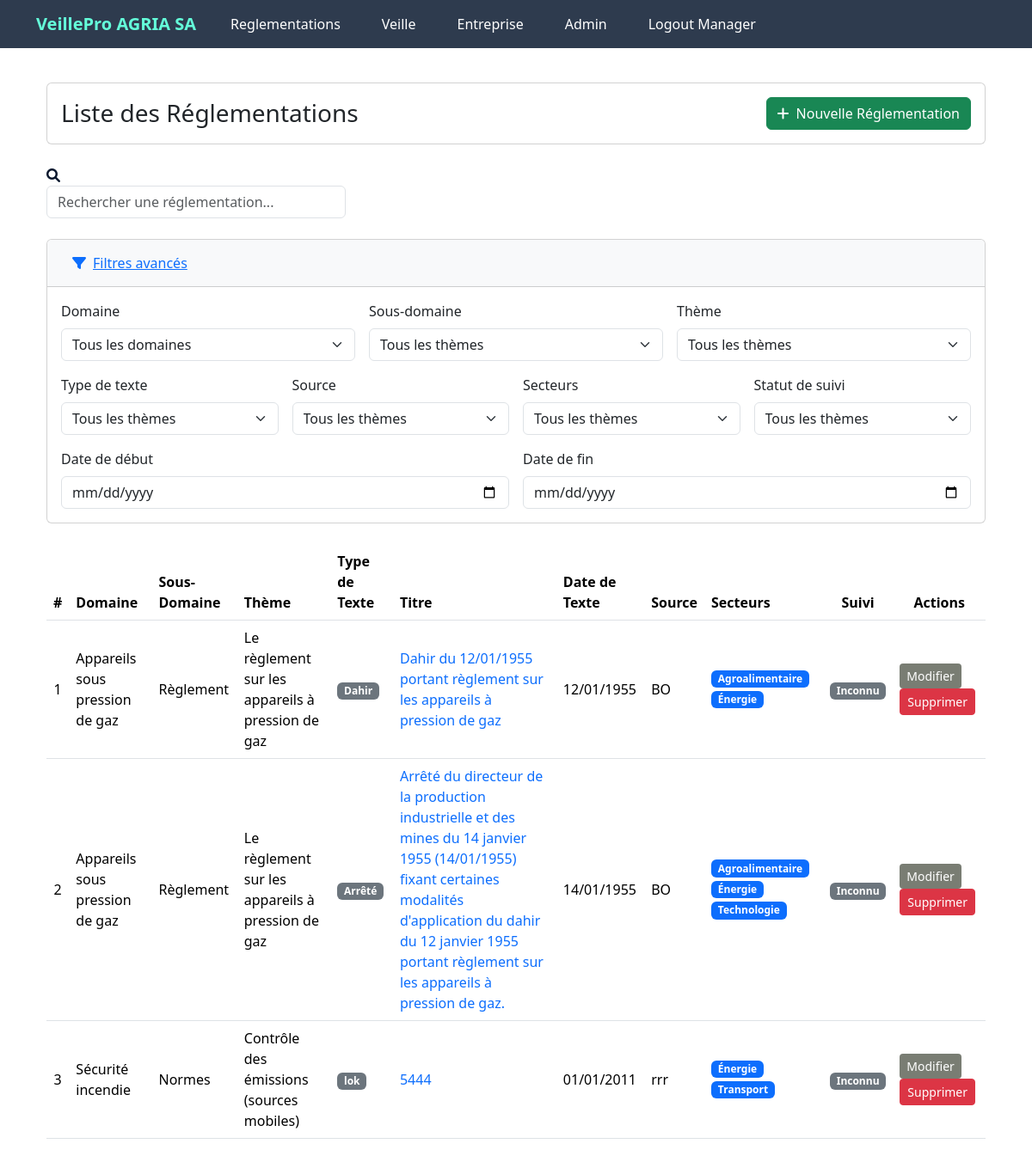
The app's page /liste-reglementations (signed in) with its own data.
### app/models.py (models this page shows, shortened)
class Entreprise(db.Model):
    __tablename__ = 'entreprise'
    id = db.Column(db.Integer, primary_key=True)
    nom = db.Column(db.String(100), nullable=False, unique=True )
    description = db.Column(db.Text, nullable=True)
    pays = db.Column(db.String(100), nullable=True)
    date_creation = db.Column(db.Date, nullable=True)
    utilisateurs = db.relationship('User', backref='entreprise', lazy=True,  cascade="all, delete-orphan")
    reglementations = db.relationship('EntrepriseReglementation', backref='entreprise', lazy=True,  cascade="all, delete-orphan")
    notifications = db.relationship('Notification', backref='entreprise', lazy=True)
    audits = db.relationship('Audit', backref='entreprise', lazy=True)
    secteurs = db.relationship('Secteur', secondary='entreprise_secteur', back_populates='entreprises')

class User(db.Model, UserMixin):
    __tablename__ = 'utilisateur'
    id = db.Column(db.Integer, primary_key=True)
    name = db.Column(db.String(50), nullable=False, unique=True)
    email = db.Column(db.String(120), unique=True, nullable=False)
    role = db.Column(db.Enum(RoleUtilisateur), nullable=False)
    password_hash = db.Column(db.String(128), nullable=False)
    entreprise_id = db.Column(db.Integer, db.ForeignKey('entreprise.id'), nullable=True)

class Reglementation(db.Model):
    __tablename__ = 'reglementation'
    id = db.Column(db.Integer, primary_key=True)
    titre = db.Column(db.String(200), nullable=False, unique=True)
    type_texte = db.Column(db.String(100), nullable=False)
    date_publication = db.Column(db.Date, nullable=False)
    date_derniere_mise_a_jour = db.Column(db.Date, nullable=True)
    source = db.Column(db.String(200), nullable=False)
    langue = db.Column(db.String(50), nullable=True)
    secteurs=db.relationship('ReglementationSecteur', back_populates='reglementation', lazy=True, cascade='all, delete-orphan')
    theme_id = db.Column(db.Integer, db.ForeignKey('theme.id'), nullable=False)
    sous_domaine_id = db.Column(db.Integer, db.ForeignKey('sous_domaine.id'), nullable=False)
    versions = db.relationship('VersionReglementation', backref='reglementation', lazy=True, cascade='all, delete-orphan')
    articles = db.relationship('Article', backref='reglementation', lazy=True, cascade='all, delete-orphan')

class Domaine(db.Model):
    __tablename__ = 'domaine'
    id = db.Column(db.Integer, primary_key=True)
    nom = db.Column(db.String(100), nullable=False, unique=True)
    description = db.Column(db.Text, nullable=True)
    sous_domaines = db.relationship('SousDomaine', backref='domaine', lazy=True)

class SousDomaine(db.Model):
    __tablename__ = 'sous_domaine'
    id = db.Column(db.Integer, primary_key=True)
    nom = db.Column(db.String(100), nullable=False, unique=True)
    description = db.Column(db.Text, nullable=True)
    domaine_id = db.Column(db.Integer, db.ForeignKey('domaine.id'), nullable=False)
    reglementations = db.relationship('Reglementation', backref='sous_domaine', lazy=True)

class Theme(db.Model):
    __tablename__ = 'theme'
    id = db.Column(db.Integer, primary_key=True)
    nom = db.Column(db.String(100), nullable=False, unique=True)
    description = db.Column(db.Text, nullable=True)
    reglementations = db.relationship('Reglementation', backref='theme', lazy=True)

class ReglementationSecteur(db.Model):
    __tablename__ = 'reglementation_secteur'
    id = db.Column(db.Integer, primary_key=True)
    reglementation_id = db.Column(db.Integer, db.ForeignKey('reglementation.id'), nullable=False)
    secteur_id = db.Column(db.Integer, db.ForeignKey('secteur.id'), nullable=False)
    secteur = db.relationship('Secteur', back_populates='reglementations')
    reglementation = db.relationship('Reglementation', back_populates='secteurs')

class Secteur(db.Model):
    __tablename__ = 'secteur'
    id = db.Column(db.Integer, primary_key=True)
    nom = db.Column(db.String(100), unique=True, nullable=False)
    description = db.Column(db.Text, nullable=True)
    entreprises = db.relationship('Entreprise', secondary='entreprise_secteur', back_populates='secteurs')
    reglementations = db.relationship('ReglementationSecteur', back_populates='secteur', lazy=True)

### app/routes/reglement.py (the view)
@bp.route('/liste-reglementations', methods=['GET'])
def liste_reglementations():
    try:
        reglementations = Reglementation.query.all()
        if not reglementations:
            flash("Aucune réglementation n'est disponible.", "warning")
            return render_template('reglementations/liste_reglementations.html', reglementations=[])
        suivi_map = {
            reg.reglementation_id: reg.suivi
            for reg in EntrepriseReglementation.query.filter_by(entreprise_id=current_user.entreprise_id).all()
        }
        return render_template('reglementations/liste_reglementations.html', reglementations=reglementations, suivi_map=suivi_map)
    except Exception as e:
        log_error(f" jk Erreur lors de la récupération des réglementations : {str(e)}")
        flash(f"jk Erreur lors de la récupération des réglementations : {str(e)}", "danger")
        return redirect(url_for('main.index'))  # Rediriger en cas d'erreur

### app/templates/reglementations/liste_reglementations.html (shortened to what this page needs)
{% extends "layout.html" %}
{% block content %}
<div class="container-fluid py-4">
    <div class="row mb-4">
        <div class="col-12">
            <div class="card card-header-custom">
                <div class="card-body">
                    <div class="d-flex justify-content-between align-items-center flex-wrap">
                        <h1 class="h3 mb-3 mb-md-0">Liste des Réglementations</h1>
                        <div class="d-flex gap-2">
                            <a class="btn btn-success hover-effect" href="{{ url_for('reglement.ajouter_reglementation') }}">
                                <i class="fas fa-plus me-2"></i>Nouvelle Réglementation
                            </a>
                        </div>
                    </div>
                </div>
            </div>
        </div>
    </div>
    <div class="row mb-4">
        <div class="col-12 col-md-6 col-lg-4 mb-3 mb-md-0">
            <div class="position-relative">
                <i class="fas fa-search search-icon"></i>
                <input type="text" id="searchInput" class="form-control search-box" placeholder="Rechercher une réglementation...">
            </div>
        </div>
    </div>
    <div class="row mb-4">
        <div class="col-12">
            <div class="card">
                <div class="card-header bg-light">
                    <h5 class="mb-0">
                        <button class="btn btn-link" type="button" data-bs-toggle="collapse" data-bs-target="#filterCollapse">
                            <i class="fas fa-filter me-2"></i>Filtres avancés
                        </button>
                    </h5>
                </div>
                <div class="collapse show" id="filterCollapse">
                    <div class="card-body">
                        <div class="row g-3">
                            <div class="col-md-4">
                                <label class="form-label">Domaine</label>
                                <select class="form-select filter-dropdown" id="domaineFilter">
                                    <option value="">Tous les domaines</option>
                                </select>
                            </div>
                            <div class="col-md-4">
                                <label class="form-label">Sous-domaine</label>
                                <select class="form-select filter-dropdown" id="sousDomaineFilter">
                                    <option value="">Tous les sous-domaines</option>
                                </select>
                            </div>
                            <div class="col-md-4">
                                <label class="form-label">Thème</label>
                                <select class="form-select filter-dropdown" id="themeFilter">
                                    <option value="">Tous les thèmes</option>
                                </select>
                            </div>
                            <div class="col-md-3">
                                <label class="form-label">Type de texte</label>
                                <select class="form-select filter-dropdown" id="typeTexteFilter">
                                    <option value="">Tous les types</option>
                                </select>
                            </div>
                            <div class="col-md-3">
                                <label class="form-label">Source</label>
                                <select class="form-select filter-dropdown" id="sourceFilter">
                                    <option value="">Toutes les sources</option>
                                </select>
                            </div>
                            <div class="col-md-3">
                                <label class="form-label">Secteurs</label>
                                <select class="form-select filter-dropdown" id="secteurFilter">
                                    <option value="">Tous les secteurs</option>
                                </select>
                            </div>
                            <div class="col-md-3">
                                <label class="form-label">Statut de suivi</label>
                                <select class="form-select filter-dropdown" id="suiviFilter">
                                    <option value="">Tous les statuts</option>
                                </select>
                            </div>
                            <div class="col-md-6">
                                <label class="form-label">Date de début</label>
                                <input type="date" class="form-control" id="dateDebut">
                            </div>
                            <div class="col-md-6">
                                <label class="form-label">Date de fin</label>
                                <input type="date" class="form-control" id="dateFin">
                            </div>
                        </div>
                    </div>
                </div>
            </div>
        </div>
    </div>
    {% if reglementations %}
    <div class="table-responsive">
        <table class="table table-hover" id="reglementationsTable">
            <thead>
                <tr>
                    <th class="text-center">#</th>
                    <th>Domaine</th>
                    <th>Sous-Domaine</th>
                    <th>Thème</th>
                    <th>Type de Texte</th>
                    <th>Titre</th>
                    <th>Date de Texte</th>
                    <th>Source</th>
                    <th>Secteurs</th>
                    <th class="text-center">Suivi</th>
                    <th class="text-center">Actions</th>
                </tr>
            </thead>
        <tbody>
            {% for reglementation in reglementations %}
            <tr class="align-middle hover-effect">
                <td class="text-center">{{ loop.index }}</td>
                <td>{{ reglementation.sous_domaine.domaine.nom }}</td>
                <td>{{ reglementation.sous_domaine.nom if reglementation.sous_domaine else 'N/A' }}</td>
                <td>{{ reglementation.theme.nom if reglementation.theme else 'N/A' }}</td>
                <td>
                    <span class="badge bg-secondary badge-custom">{{ reglementation.type_texte }}</span>
                </td>
                <td>
                    <a href="{{ url_for('reglement.detail_reglementation', id=reglementation.id) }}" class="text-decoration-none">
                        {{ reglementation.titre }}
                    </a>
                </td>
                <td>{{ reglementation.date_publication.strftime('%d/%m/%Y') }}</td>
                <td>{{ reglementation.source }}</td>
                <td>
                    {% if reglementation.secteurs %}
                    <div class="d-flex flex-wrap gap-1">
                        {% for secteur in reglementation.secteurs %}
                        <span class="badge bg-primary badge-custom">{{ secteur.secteur.nom }}</span>
                        {% endfor %}
                    </div>
                    {% else %}
                    <span class="text-muted">---</span>
                    {% endif %}
                </td>
                <td class="text-center">
                    {% if reglementation.id in suivi_map %}
                        {% if suivi_map[reglementation.id] %}
                            <span class="badge bg-success">Suivi</span>
                        {% else %}
                            <span class="badge bg-danger">Non suivi</span>
                        {% endif %}
                    {% else %}
                        <span class="badge bg-secondary">Inconnu</span>
                    {% endif %}
                </td>
                <td>
                    <a href="{{ url_for('reglement.modifier_reglementation', reglementation_id=reglementation.id) }}" class="btn btn-primary btn-sm">
                        Modifier
                    </a>
                    <form action="{{ url_for('reglement.supprimer_reglementation', reglementation_id=reglementation.id) }}" method="POST" style="display: inline;">
                        <button type="submit" class="btn btn-danger btn-sm" onclick="return confirm('Voulez-vous vraiment supprimer cette réglementation ?')">
                            Supprimer
                        </button>
                    </form>
                </td>
            </tr>
            {% endfor %}
        </tbody>
    </table>
    {% else %}
    <p>Aucune réglementation n'a été trouvée.</p>
    {% endif %}
</div>
{% endblock %}

### app/templates/layout.html (shortened to what this page needs)
<!DOCTYPE html>
<html lang="en">
  <head>
    <link
      href="https://cdn.jsdelivr.net/npm/bootstrap@5.3.3/dist/css/bootstrap.min.css"
      rel="stylesheet"
 />
    <link rel="stylesheet"
      href="{{ url_for('static', filename='main.css') }}" />
    <link rel="stylesheet"
      href="https://cdnjs.cloudflare.com/ajax/libs/font-awesome/6.0.0-beta3/css/all.min.css">
  </head>
  <body class="layout-body">
    {% if current_user.is_authenticated %}
    <header class="site-header sticky-top">
      <nav class="navbar navbar-expand-lg navbar-dark">
        <div class="container">
          <a class="navbar-brand" href="/">VeillePro
            {{current_user.entreprise.nom}}</a>
          <div class="collapse navbar-collapse" id="navbarToggle">
            <ul class="navbar-nav me-auto mb-2 mb-lg-0">
              <li class="nav-item">
                <a class="nav-link text-white"
                  href="{{ url_for('reglement.liste_reglementations') }}">
                  Reglementations
                </a>
              </li>
              <li class="nav-item">
                <a class="nav-link text-white"
                  href="{{ url_for('entreprise.afficher_veille', entreprise_id=current_user.entreprise_id) }}">
                  Veille
                </a>
              </li>
              <li class="nav-item">
                <a class="nav-link text-white"
                  href="{{ url_for('entreprise.afficher_entreprise', entreprise_id=current_user.entreprise_id) }}">
                  Entreprise
                </a>
              </li>
              <li class="nav-item">
                <a class="nav-link text-white"
                  href="{{ url_for('manager.liste_utilisateurs', entreprise_id=current_user.entreprise.id) }}">
                  Admin
                </a>
              </li>
              <li class="nav-item">
                <a class="nav-link text-white"
                  href="{{ url_for('admin.logout') }}">Logout {{
                  current_user.role.value }}</a>
              </li>
            </ul>
          </div>
        </div>
      </nav>
    </header>
    {% endif %}
    <div class="container mt-3">
        {% include 'main/flash_msg.html' %} {%block content %}
        {% endblock %}</div>
    <link
      href="https://cdnjs.cloudflare.com/ajax/libs/select2/4.0.13/css/select2.min.css"
      rel="stylesheet" />
  </body>
</html>

### records on screen
Entreprise: entreprise.nom "AGRIA SA"
User: role.value "Manager"
Reglementation: sous_domaine.domaine.nom "Appareils sous pression de gaz", sous_domaine "Règlement", theme "Le règlement sur les appareils à pression de gaz", type_texte "Dahir", titre "Dahir du 12/01/1955 portant règlement sur les appareils à pression de gaz", date_publication "12/01/1955", source "BO", shows "Inconnu"
ReglementationSecteur: secteur.nom "Agroalimentaire"
ReglementationSecteur: secteur.nom "Énergie"
Reglementation: sous_domaine.domaine.nom "Appareils sous pression de gaz", sous_domaine "Règlement", theme "Le règlement sur les appareils à pression de gaz", type_texte "Arrêté", titre "Arrêté du directeur de la production industrielle et des mines du 14 janvier 1955 (14/01/1955) fixant certaines modalités d'application du dahir du 12 janvier 1955 portant règlement sur les appareils à pression de gaz.", date_publication "14/01/1955", source "BO", shows "Inconnu"
ReglementationSecteur: secteur.nom "Agroalimentaire"
ReglementationSecteur: secteur.nom "Énergie"
ReglementationSecteur: secteur.nom "Technologie"
Reglementation: sous_domaine.domaine.nom "Sécurité incendie", sous_domaine "Normes", theme "Contrôle des émissions (sources mobiles)", type_texte "lok", titre "5444", date_publication "01/01/2011", source "rrr", shows "Inconnu"
ReglementationSecteur: secteur.nom "Énergie"
ReglementationSecteur: secteur.nom "Transport"
